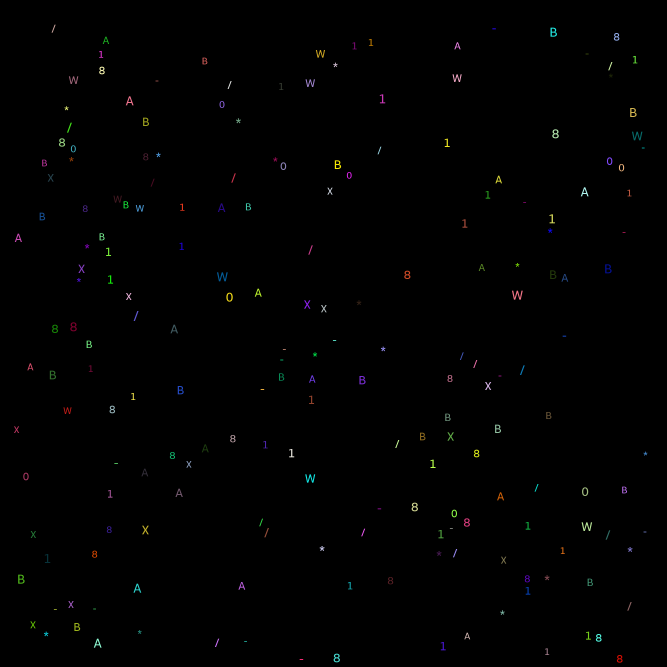
#> input picture alphabet.png, 2000 x 2000 px (shown at 1/3 size)
$ python -i main.py   (imports and definitions only)
#> lines starting #> are read from the running program, lines starting #| are printed output that depends on the picture; after the words box and inside, x2 and y2 are one past the last pixel; in counts of white or black regions, pixels touching at a corner belong together
import cv2
import numpy as np
import zmq


def count_objects(image):
    circle = 0
    quadro = 0
    cv2.namedWindow("Mask", cv2.WINDOW_GUI_NORMAL)
    image = cv2.cvtColor(image, cv2.COLOR_RGB2HSV)
#> image: shape (2000, 2000, 3); mean H, S, V 0.8, 1.5, 1.3
    image = image[:, :, 1]
#> image: shape (2000, 2000)
    image = cv2.threshold(image, 55, 255, cv2.THRESH_BINARY)[1]
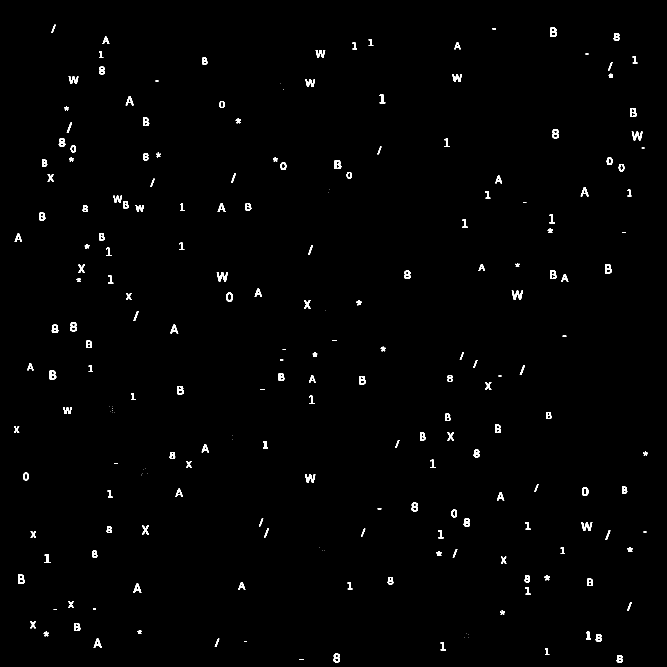
#> image: shape (2000, 2000) (shown at 1/3 size); 0.89% white; 215 white regions (30 under 20 px), largest, box (x1, y1, x2, y2) and area: (650, 817, 684, 844) 457, (1535, 872, 1569, 899) 457, (1895, 395, 1928, 421) 424
    image = cv2.erode(image, None, iterations=5)
#> image: shape (2000, 2000); every value is 0
    image = cv2.dilate(image, None, iterations=3)

    counters = cv2.findContours(image, cv2.RETR_EXTERNAL,
                                cv2.CHAIN_APPROX_SIMPLE)[0]
#> counters = []

    for i in counters:
        (x, y), r = cv2.minEnclosingCircle(i)
        if (3.1415 * r ** 2) > cv2.contourArea(i) * 1.2:
            circle += 1
        else:
            quadro += 1
        print((3.1415 * r ** 2), cv2.contourArea(i))
#> this loop made 0 passes
#> after the loop, circle = 0; quadro = 0


    cv2.waitKey(ord("w"))
    cv2.putText(image, f"Quadro = {quadro}, Circle = {circle}", (30,30), cv2.FONT_HERSHEY_SIMPLEX,
                0.7, (127, 255, 255))
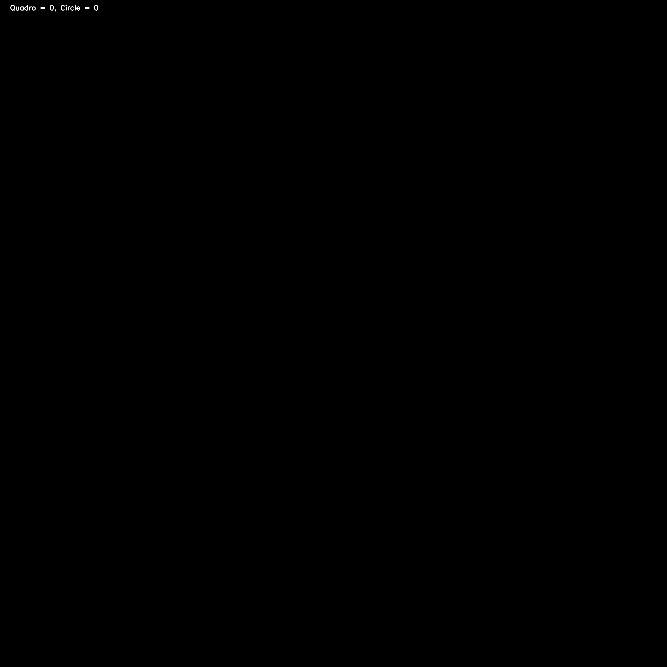
#> image: shape (2000, 2000) (shown at 1/3 size); values 0 (black) and 127 (white), 0.01% white in thin lines or dots, all inside (x1, y1, x2, y2) = (32, 15, 294, 34)
    cv2.imshow("Mask", image)

#
# # Пример использования
# count_objects('out.png')


# [1 line not run here, left out]

# [1 line that did not run here, left out]
# [1 line that did not run here, left out]
# [1 line not run here, left out]
port = 5055
# [1 line not run here, left out]
n = 0
# [14 lines not run here, left out]

>>> import cv2
>>> picture = cv2.cvtColor(cv2.imread('../alphabet.png'), cv2.COLOR_BGR2RGB)
>>> result = count_objects(picture)
